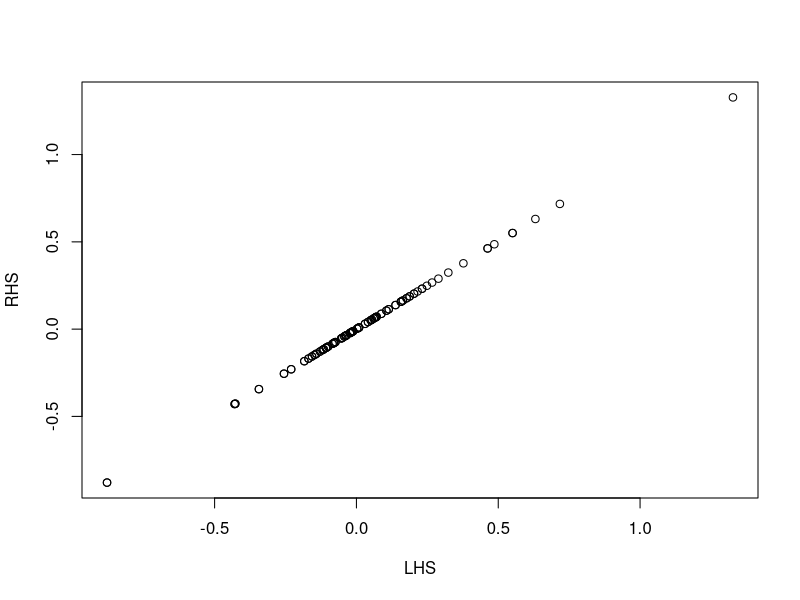
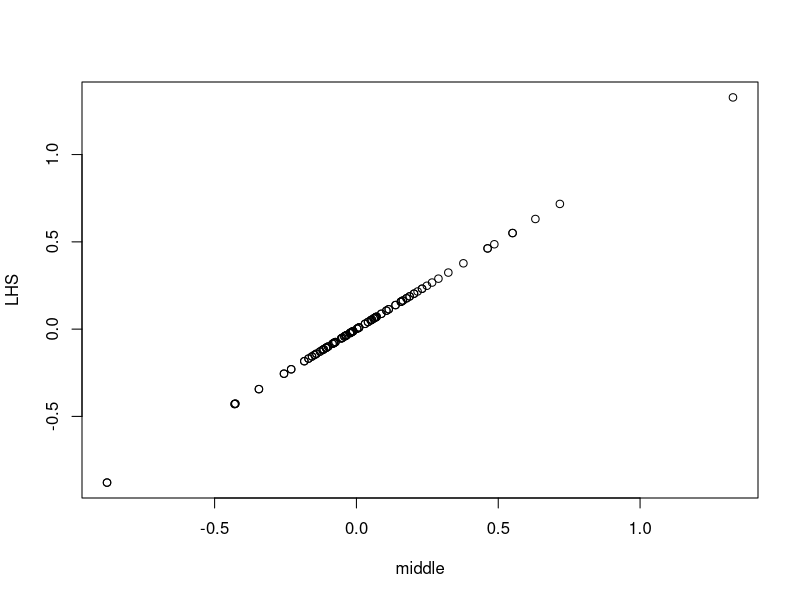
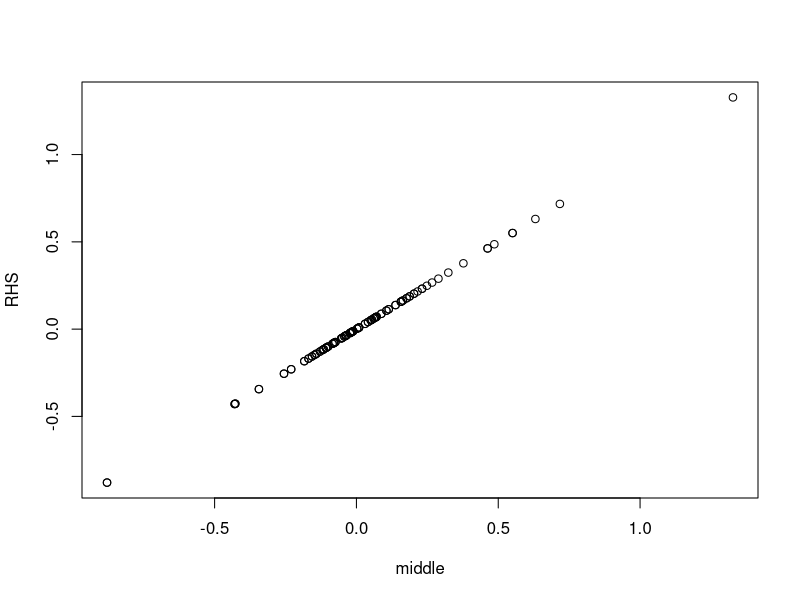

These figures' R source, in order:
## ---- chunk 1
## Moore Penrose --------------------------------------------------------------
set.seed(1824)
M <- 11
L <- 5

diag_lambda <- rchisq(M, df = 1)
Lambda <- diag(diag_lambda)
U <- matrix(rnorm(M * L), nrow = M)
V <- U %*% t(U)

LHS <- solve(diag(M) + V %*% Lambda) %*% V

ULU <- t(U) %*% Lambda %*% U
middle <- V - U %*% solve(diag(L) + ULU ) %*% ULU %*% t(U)

RHS <- V - U %*% solve(solve(t(U) %*% Lambda %*% U) + diag(L)) %*% t(U)

plot(LHS, RHS)
plot(middle, LHS)
plot(middle, RHS)
## ---- chunk 2
rm(list = ls())
M <- 2000
L <- 11

diag_lambda <- rchisq(M, df = 1)
Lambda <- diag(diag_lambda)
U <- matrix(rnorm(M * L), nrow = M)
V <- U %*% t(U)

Sys.sleep(1)
lstart <- proc.time()
LHS <- solve(diag(M) + V %*% Lambda) %*% V
ltot <- proc.time() - lstart

mstart <- proc.time()
ULU <- t(U) %*% Lambda %*% U
middle <- V - U %*% solve(diag(L) + ULU ) %*% ULU %*% t(U)
mtot <- proc.time() - mstart

rstart <- proc.time()
RHS <- V - U %*% solve(solve(t(U) %*% Lambda %*% U) + diag(L)) %*% t(U)
rtot <- proc.time() - rstart

ltot
mtot
rtot
